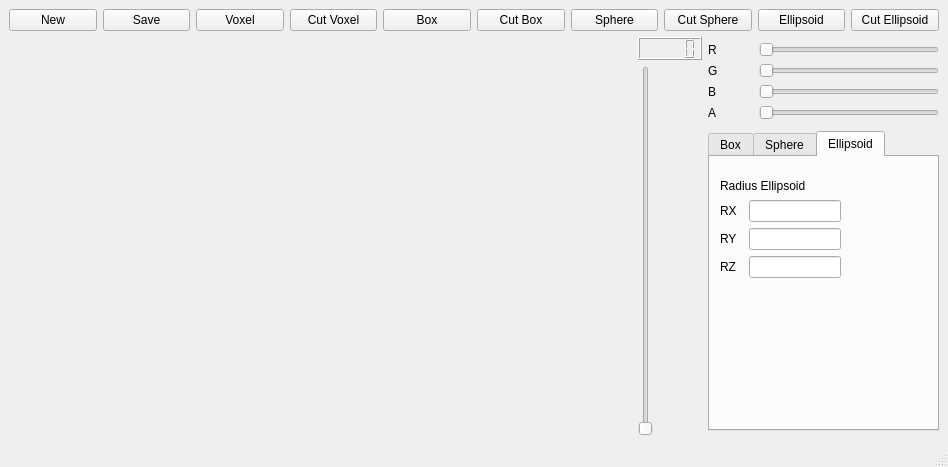
<?xml version="1.0" encoding="UTF-8"?>
<ui version="4.0">
 <class>MainWindow</class>
 <widget class="QMainWindow" name="MainWindow">
  <property name="geometry">
   <rect>
    <x>0</x>
    <y>0</y>
    <width>948</width>
    <height>467</height>
   </rect>
  </property>
  <property name="windowTitle">
   <string>MainWindow</string>
  </property>
  <property name="documentMode">
   <bool>false</bool>
  </property>
  <property name="dockNestingEnabled">
   <bool>false</bool>
  </property>
  <widget class="QWidget" name="centralwidget">
   <layout class="QVBoxLayout" name="verticalLayout_7">
    <item>
     <layout class="QHBoxLayout" name="button">
      <property name="sizeConstraint">
       <enum>QLayout::SetFixedSize</enum>
      </property>
      <item>
       <widget class="QPushButton" name="pushButton_new">
        <property name="text">
         <string>New</string>
        </property>
       </widget>
      </item>
      <item>
       <widget class="QPushButton" name="pushButton_save">
        <property name="text">
         <string>Save</string>
        </property>
       </widget>
      </item>
      <item>
       <widget class="QPushButton" name="pushButton_voxel">
        <property name="text">
         <string>Voxel</string>
        </property>
       </widget>
      </item>
      <item>
       <widget class="QPushButton" name="pushButton_cvoxel">
        <property name="text">
         <string>Cut Voxel</string>
        </property>
       </widget>
      </item>
      <item>
       <widget class="QPushButton" name="pushButton_box">
        <property name="text">
         <string>Box</string>
        </property>
       </widget>
      </item>
      <item>
       <widget class="QPushButton" name="pushButton_cbox">
        <property name="text">
         <string>Cut Box</string>
        </property>
       </widget>
      </item>
      <item>
       <widget class="QPushButton" name="pushButton_sphere">
        <property name="text">
         <string>Sphere</string>
        </property>
       </widget>
      </item>
      <item>
       <widget class="QPushButton" name="pushButton_csphere">
        <property name="text">
         <string>Cut Sphere</string>
        </property>
       </widget>
      </item>
      <item>
       <widget class="QPushButton" name="pushButton_ellipsoid">
        <property name="text">
         <string>Ellipsoid</string>
        </property>
       </widget>
      </item>
      <item>
       <widget class="QPushButton" name="pushButton_cellipsoid">
        <property name="text">
         <string>Cut Ellipsoid</string>
        </property>
       </widget>
      </item>
     </layout>
    </item>
    <item>
     <layout class="QHBoxLayout" name="horizontalLayout_5" stretch="75,25">
      <item>
       <layout class="QHBoxLayout" name="WIDGETGRID" stretch="90,10">
        <property name="sizeConstraint">
         <enum>QLayout::SetDefaultConstraint</enum>
        </property>
        <property name="leftMargin">
         <number>0</number>
        </property>
        <property name="topMargin">
         <number>0</number>
        </property>
        <property name="rightMargin">
         <number>0</number>
        </property>
        <property name="bottomMargin">
         <number>0</number>
        </property>
        <item>
         <widget class="GridSculptor" name="gridsculptor" native="true">
          <property name="enabled">
           <bool>true</bool>
          </property>
         </widget>
        </item>
        <item>
         <layout class="QVBoxLayout" name="verticalLayout_2">
          <item>
           <widget class="QLCDNumber" name="lcdNumber"/>
          </item>
          <item>
           <widget class="QSlider" name="barraZ">
            <property name="orientation">
             <enum>Qt::Vertical</enum>
            </property>
           </widget>
          </item>
         </layout>
        </item>
       </layout>
      </item>
      <item>
       <layout class="QVBoxLayout" name="verticalLayout_6" stretch="50,50">
        <item>
         <layout class="QVBoxLayout" name="verticalLayout">
          <item>
           <layout class="QHBoxLayout" name="horizontalLayout_4" stretch="20,80">
            <item>
             <widget class="QLabel" name="label">
              <property name="text">
               <string>R</string>
              </property>
             </widget>
            </item>
            <item>
             <widget class="QSlider" name="SliderR">
              <property name="orientation">
               <enum>Qt::Horizontal</enum>
              </property>
             </widget>
            </item>
           </layout>
          </item>
          <item>
           <layout class="QHBoxLayout" name="horizontalLayout_3" stretch="20,80">
            <item>
             <widget class="QLabel" name="label_2">
              <property name="text">
               <string>G</string>
              </property>
             </widget>
            </item>
            <item>
             <widget class="QSlider" name="SliderG">
              <property name="orientation">
               <enum>Qt::Horizontal</enum>
              </property>
             </widget>
            </item>
           </layout>
          </item>
          <item>
           <layout class="QHBoxLayout" name="horizontalLayout_2" stretch="20,80">
            <item>
             <widget class="QLabel" name="label_3">
              <property name="text">
               <string>B</string>
              </property>
             </widget>
            </item>
            <item>
             <widget class="QSlider" name="SliderB">
              <property name="orientation">
               <enum>Qt::Horizontal</enum>
              </property>
             </widget>
            </item>
           </layout>
          </item>
          <item>
           <layout class="QHBoxLayout" name="horizontalLayout" stretch="20,80">
            <item>
             <widget class="QLabel" name="label_4">
              <property name="text">
               <string>A</string>
              </property>
             </widget>
            </item>
            <item>
             <widget class="QSlider" name="SliderA">
              <property name="orientation">
               <enum>Qt::Horizontal</enum>
              </property>
             </widget>
            </item>
           </layout>
          </item>
         </layout>
        </item>
        <item>
         <widget class="QTabWidget" name="tabWidget">
          <property name="sizePolicy">
           <sizepolicy hsizetype="Maximum" vsizetype="Maximum">
            <horstretch>200</horstretch>
            <verstretch>0</verstretch>
           </sizepolicy>
          </property>
          <property name="maximumSize">
           <size>
            <width>300</width>
            <height>300</height>
           </size>
          </property>
          <property name="currentIndex">
           <number>2</number>
          </property>
          <widget class="QWidget" name="Box">
           <attribute name="title">
            <string>Box</string>
           </attribute>
           <widget class="QWidget" name="layoutWidget">
            <property name="geometry">
             <rect>
              <x>20</x>
              <y>10</y>
              <width>121</width>
              <height>107</height>
             </rect>
            </property>
            <layout class="QVBoxLayout" name="verticalLayout_3" stretch="25,25,25,25">
             <item>
              <widget class="QLabel" name="label_5">
               <property name="text">
                <string>Size Box</string>
               </property>
              </widget>
             </item>
             <item>
              <layout class="QHBoxLayout" name="horizontalLayout_6" stretch="10,0">
               <item>
                <widget class="QLabel" name="label_6">
                 <property name="text">
                  <string>X</string>
                 </property>
                </widget>
               </item>
               <item>
                <widget class="QLineEdit" name="lineBoxX"/>
               </item>
              </layout>
             </item>
             <item>
              <layout class="QHBoxLayout" name="horizontalLayout_7" stretch="0,0">
               <item>
                <widget class="QLabel" name="label_7">
                 <property name="text">
                  <string>Y</string>
                 </property>
                </widget>
               </item>
               <item>
                <widget class="QLineEdit" name="lineBoxY"/>
               </item>
              </layout>
             </item>
             <item>
              <layout class="QHBoxLayout" name="horizontalLayout_8" stretch="0,0">
               <item>
                <widget class="QLabel" name="label_8">
                 <property name="text">
                  <string>Z</string>
                 </property>
                </widget>
               </item>
               <item>
                <widget class="QLineEdit" name="lineBoxZ"/>
               </item>
              </layout>
             </item>
            </layout>
           </widget>
          </widget>
          <widget class="QWidget" name="Sphere">
           <attribute name="title">
            <string>Sphere</string>
           </attribute>
           <widget class="QWidget" name="layoutWidget">
            <property name="geometry">
             <rect>
              <x>10</x>
              <y>10</y>
              <width>121</width>
              <height>43</height>
             </rect>
            </property>
            <layout class="QVBoxLayout" name="verticalLayout_4" stretch="50,50">
             <item>
              <widget class="QLabel" name="label_9">
               <property name="text">
                <string>Radius Sphere</string>
               </property>
              </widget>
             </item>
             <item>
              <layout class="QHBoxLayout" name="horizontalLayout_9" stretch="20,80">
               <item>
                <widget class="QLabel" name="label_10">
                 <property name="text">
                  <string>Radius</string>
                 </property>
                </widget>
               </item>
               <item>
                <widget class="QLineEdit" name="lineRadius"/>
               </item>
              </layout>
             </item>
            </layout>
           </widget>
          </widget>
          <widget class="QWidget" name="Ellipsoid">
           <attribute name="title">
            <string>Ellipsoid</string>
           </attribute>
           <widget class="QWidget" name="layoutWidget">
            <property name="geometry">
             <rect>
              <x>10</x>
              <y>20</y>
              <width>121</width>
              <height>101</height>
             </rect>
            </property>
            <layout class="QVBoxLayout" name="verticalLayout_5" stretch="0,25,25,25">
             <item>
              <widget class="QLabel" name="label_11">
               <property name="text">
                <string>Radius Ellipsoid</string>
               </property>
              </widget>
             </item>
             <item>
              <layout class="QHBoxLayout" name="horizontalLayout_10" stretch="20,80">
               <item>
                <widget class="QLabel" name="label_12">
                 <property name="text">
                  <string>RX</string>
                 </property>
                </widget>
               </item>
               <item>
                <widget class="QLineEdit" name="lineRadiusEllipX"/>
               </item>
              </layout>
             </item>
             <item>
              <layout class="QHBoxLayout" name="horizontalLayout_11" stretch="20,80">
               <item>
                <widget class="QLabel" name="label_13">
                 <property name="text">
                  <string>RY</string>
                 </property>
                </widget>
               </item>
               <item>
                <widget class="QLineEdit" name="lineRadiusEllipY"/>
               </item>
              </layout>
             </item>
             <item>
              <layout class="QHBoxLayout" name="horizontalLayout_12" stretch="20,80">
               <item>
                <widget class="QLabel" name="label_14">
                 <property name="text">
                  <string>RZ</string>
                 </property>
                </widget>
               </item>
               <item>
                <widget class="QLineEdit" name="lineRadiusEllipZ"/>
               </item>
              </layout>
             </item>
            </layout>
           </widget>
          </widget>
         </widget>
        </item>
       </layout>
      </item>
     </layout>
    </item>
   </layout>
  </widget>
  <widget class="QMenuBar" name="menubar">
   <property name="geometry">
    <rect>
     <x>0</x>
     <y>0</y>
     <width>948</width>
     <height>21</height>
    </rect>
   </property>
  </widget>
  <widget class="QStatusBar" name="statusbar"/>
  <action name="actionNewsculp">
   <property name="text">
    <string>Newsculp</string>
   </property>
  </action>
 </widget>
 <customwidgets>
  <customwidget>
   <class>GridSculptor</class>
   <extends>QWidget</extends>
   <header>gridsculptor.h</header>
   <container>1</container>
   <slots>
    <signal>updatePos(int,int)</signal>
   </slots>
  </customwidget>
 </customwidgets>
 <resources/>
 <connections>
  <connection>
   <sender>pushButton_new</sender>
   <signal>clicked(bool)</signal>
   <receiver>actionNewsculp</receiver>
   <slot>trigger()</slot>
   <hints>
    <hint type="sourcelabel">
     <x>38</x>
     <y>33</y>
    </hint>
    <hint type="destinationlabel">
     <x>-1</x>
     <y>-1</y>
    </hint>
   </hints>
  </connection>
  <connection>
   <sender>gridsculptor</sender>
   <signal>updatePos(int,int)</signal>
   <receiver>MainWindow</receiver>
   <slot>drawObject(int,int)</slot>
   <hints>
    <hint type="sourcelabel">
     <x>292</x>
     <y>230</y>
    </hint>
    <hint type="destinationlabel">
     <x>408</x>
     <y>216</y>
    </hint>
   </hints>
  </connection>
  <connection>
   <sender>barraZ</sender>
   <signal>valueChanged(int)</signal>
   <receiver>MainWindow</receiver>
   <slot>setPlanoZ()</slot>
   <hints>
    <hint type="sourcelabel">
     <x>641</x>
     <y>287</y>
    </hint>
    <hint type="destinationlabel">
     <x>634</x>
     <y>290</y>
    </hint>
   </hints>
  </connection>
  <connection>
   <sender>SliderR</sender>
   <signal>sliderReleased()</signal>
   <receiver>MainWindow</receiver>
   <slot>updatecolor()</slot>
   <hints>
    <hint type="sourcelabel">
     <x>824</x>
     <y>83</y>
    </hint>
    <hint type="destinationlabel">
     <x>788</x>
     <y>63</y>
    </hint>
   </hints>
  </connection>
  <connection>
   <sender>SliderG</sender>
   <signal>sliderReleased()</signal>
   <receiver>MainWindow</receiver>
   <slot>updatecolor()</slot>
   <hints>
    <hint type="sourcelabel">
     <x>794</x>
     <y>129</y>
    </hint>
    <hint type="destinationlabel">
     <x>784</x>
     <y>93</y>
    </hint>
   </hints>
  </connection>
  <connection>
   <sender>SliderB</sender>
   <signal>sliderReleased()</signal>
   <receiver>MainWindow</receiver>
   <slot>updatecolor()</slot>
   <hints>
    <hint type="sourcelabel">
     <x>814</x>
     <y>182</y>
    </hint>
    <hint type="destinationlabel">
     <x>782</x>
     <y>120</y>
    </hint>
   </hints>
  </connection>
  <connection>
   <sender>pushButton_voxel</sender>
   <signal>clicked()</signal>
   <receiver>MainWindow</receiver>
   <slot>setVOXEL()</slot>
   <hints>
    <hint type="sourcelabel">
     <x>227</x>
     <y>41</y>
    </hint>
    <hint type="destinationlabel">
     <x>198</x>
     <y>49</y>
    </hint>
   </hints>
  </connection>
  <connection>
   <sender>pushButton_cvoxel</sender>
   <signal>clicked()</signal>
   <receiver>MainWindow</receiver>
   <slot>setCVOXEL()</slot>
   <hints>
    <hint type="sourcelabel">
     <x>312</x>
     <y>40</y>
    </hint>
    <hint type="destinationlabel">
     <x>273</x>
     <y>49</y>
    </hint>
   </hints>
  </connection>
  <connection>
   <sender>pushButton_box</sender>
   <signal>clicked()</signal>
   <receiver>MainWindow</receiver>
   <slot>setBOX()</slot>
   <hints>
    <hint type="sourcelabel">
     <x>407</x>
     <y>43</y>
    </hint>
    <hint type="destinationlabel">
     <x>352</x>
     <y>53</y>
    </hint>
   </hints>
  </connection>
  <connection>
   <sender>pushButton_cbox</sender>
   <signal>clicked()</signal>
   <receiver>MainWindow</receiver>
   <slot>setCBOX()</slot>
   <hints>
    <hint type="sourcelabel">
     <x>518</x>
     <y>47</y>
    </hint>
    <hint type="destinationlabel">
     <x>449</x>
     <y>50</y>
    </hint>
   </hints>
  </connection>
  <connection>
   <sender>pushButton_sphere</sender>
   <signal>clicked()</signal>
   <receiver>MainWindow</receiver>
   <slot>setSPHERE()</slot>
   <hints>
    <hint type="sourcelabel">
     <x>619</x>
     <y>45</y>
    </hint>
    <hint type="destinationlabel">
     <x>535</x>
     <y>48</y>
    </hint>
   </hints>
  </connection>
  <connection>
   <sender>pushButton_csphere</sender>
   <signal>clicked()</signal>
   <receiver>MainWindow</receiver>
   <slot>setCSPHERE()</slot>
   <hints>
    <hint type="sourcelabel">
     <x>708</x>
     <y>45</y>
    </hint>
    <hint type="destinationlabel">
     <x>611</x>
     <y>53</y>
    </hint>
   </hints>
  </connection>
  <connection>
   <sender>pushButton_ellipsoid</sender>
   <signal>clicked()</signal>
   <receiver>MainWindow</receiver>
   <slot>setELLIPSOID()</slot>
   <hints>
    <hint type="sourcelabel">
     <x>783</x>
     <y>44</y>
    </hint>
    <hint type="destinationlabel">
     <x>666</x>
     <y>50</y>
    </hint>
   </hints>
  </connection>
  <connection>
   <sender>pushButton_cellipsoid</sender>
   <signal>clicked()</signal>
   <receiver>MainWindow</receiver>
   <slot>setCELLIPSOID()</slot>
   <hints>
    <hint type="sourcelabel">
     <x>881</x>
     <y>40</y>
    </hint>
    <hint type="destinationlabel">
     <x>772</x>
     <y>49</y>
    </hint>
   </hints>
  </connection>
  <connection>
   <sender>pushButton_save</sender>
   <signal>clicked()</signal>
   <receiver>MainWindow</receiver>
   <slot>Salvar()</slot>
   <hints>
    <hint type="sourcelabel">
     <x>132</x>
     <y>40</y>
    </hint>
    <hint type="destinationlabel">
     <x>131</x>
     <y>49</y>
    </hint>
   </hints>
  </connection>
  <connection>
   <sender>barraZ</sender>
   <signal>valueChanged(int)</signal>
   <receiver>lcdNumber</receiver>
   <slot>display(int)</slot>
   <hints>
    <hint type="sourcelabel">
     <x>646</x>
     <y>208</y>
    </hint>
    <hint type="destinationlabel">
     <x>678</x>
     <y>79</y>
    </hint>
   </hints>
  </connection>
 </connections>
 <slots>
  <slot>drawObject(int,int)</slot>
  <slot>setPlanoZ()</slot>
  <slot>updatecolor()</slot>
  <slot>setVOXEL()</slot>
  <slot>setCVOXEL()</slot>
  <slot>setBOX()</slot>
  <slot>setCBOX()</slot>
  <slot>setSPHERE()</slot>
  <slot>setCSPHERE()</slot>
  <slot>setELLIPSOID()</slot>
  <slot>setCELLIPSOID()</slot>
  <slot>Salvar()</slot>
 </slots>
</ui>
